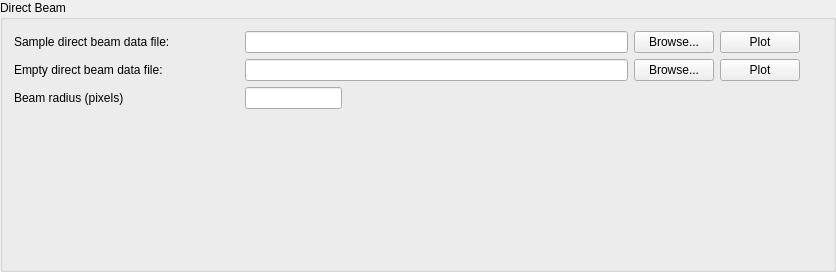
<?xml version="1.0" encoding="UTF-8"?>
<ui version="4.0">
 <class>GroupBox</class>
 <widget class="QGroupBox" name="GroupBox">
  <property name="geometry">
   <rect>
    <x>0</x>
    <y>0</y>
    <width>836</width>
    <height>272</height>
   </rect>
  </property>
  <property name="windowTitle">
   <string>GroupBox</string>
  </property>
  <property name="title">
   <string>Direct Beam</string>
  </property>
  <layout class="QVBoxLayout" name="verticalLayout">
   <item>
    <layout class="QGridLayout" name="gridLayout">
     <property name="rightMargin">
      <number>0</number>
     </property>
     <property name="spacing">
      <number>6</number>
     </property>
     <item row="0" column="0">
      <widget class="QLabel" name="label">
       <property name="sizePolicy">
        <sizepolicy hsizetype="Fixed" vsizetype="Preferred">
         <horstretch>0</horstretch>
         <verstretch>0</verstretch>
        </sizepolicy>
       </property>
       <property name="minimumSize">
        <size>
         <width>205</width>
         <height>0</height>
        </size>
       </property>
       <property name="text">
        <string>Sample direct beam data file:</string>
       </property>
      </widget>
     </item>
     <item row="0" column="2">
      <widget class="QLineEdit" name="sample_edit">
       <property name="minimumSize">
        <size>
         <width>300</width>
         <height>0</height>
        </size>
       </property>
       <property name="maximumSize">
        <size>
         <width>16777215</width>
         <height>16777215</height>
        </size>
       </property>
       <property name="toolTip">
        <string>Enter a valid data file path.</string>
       </property>
      </widget>
     </item>
     <item row="0" column="3">
      <widget class="QPushButton" name="sample_browse">
       <property name="sizePolicy">
        <sizepolicy hsizetype="Fixed" vsizetype="Fixed">
         <horstretch>0</horstretch>
         <verstretch>0</verstretch>
        </sizepolicy>
       </property>
       <property name="toolTip">
        <string>Click to browse.</string>
       </property>
       <property name="text">
        <string>Browse...</string>
       </property>
      </widget>
     </item>
     <item row="1" column="0">
      <widget class="QLabel" name="label_2">
       <property name="sizePolicy">
        <sizepolicy hsizetype="Fixed" vsizetype="Preferred">
         <horstretch>0</horstretch>
         <verstretch>0</verstretch>
        </sizepolicy>
       </property>
       <property name="text">
        <string>Empty direct beam data file:</string>
       </property>
      </widget>
     </item>
     <item row="1" column="2">
      <widget class="QLineEdit" name="direct_edit">
       <property name="minimumSize">
        <size>
         <width>300</width>
         <height>0</height>
        </size>
       </property>
       <property name="maximumSize">
        <size>
         <width>16777215</width>
         <height>16777215</height>
        </size>
       </property>
       <property name="toolTip">
        <string>Enter a valid data file path.</string>
       </property>
      </widget>
     </item>
     <item row="1" column="3">
      <widget class="QPushButton" name="direct_browse">
       <property name="sizePolicy">
        <sizepolicy hsizetype="Fixed" vsizetype="Fixed">
         <horstretch>0</horstretch>
         <verstretch>0</verstretch>
        </sizepolicy>
       </property>
       <property name="toolTip">
        <string>Click to browse.</string>
       </property>
       <property name="text">
        <string>Browse...</string>
       </property>
      </widget>
     </item>
     <item row="2" column="2">
      <widget class="QLineEdit" name="beam_radius_edit">
       <property name="sizePolicy">
        <sizepolicy hsizetype="Fixed" vsizetype="Fixed">
         <horstretch>0</horstretch>
         <verstretch>0</verstretch>
        </sizepolicy>
       </property>
       <property name="maximumSize">
        <size>
         <width>97</width>
         <height>16777215</height>
        </size>
       </property>
       <property name="toolTip">
        <string>Radius of the beam in pixels.</string>
       </property>
      </widget>
     </item>
     <item row="2" column="0">
      <widget class="QLabel" name="label_3">
       <property name="sizePolicy">
        <sizepolicy hsizetype="Fixed" vsizetype="Preferred">
         <horstretch>0</horstretch>
         <verstretch>0</verstretch>
        </sizepolicy>
       </property>
       <property name="text">
        <string>Beam radius (pixels)</string>
       </property>
      </widget>
     </item>
     <item row="0" column="5">
      <spacer name="horizontalSpacer">
       <property name="orientation">
        <enum>Qt::Horizontal</enum>
       </property>
       <property name="sizeType">
        <enum>QSizePolicy::Fixed</enum>
       </property>
       <property name="sizeHint" stdset="0">
        <size>
         <width>22</width>
         <height>20</height>
        </size>
       </property>
      </spacer>
     </item>
     <item row="0" column="1">
      <spacer name="horizontalSpacer_2">
       <property name="orientation">
        <enum>Qt::Horizontal</enum>
       </property>
       <property name="sizeType">
        <enum>QSizePolicy::Fixed</enum>
       </property>
       <property name="sizeHint" stdset="0">
        <size>
         <width>20</width>
         <height>20</height>
        </size>
       </property>
      </spacer>
     </item>
     <item row="0" column="4">
      <widget class="QPushButton" name="sample_plot">
       <property name="minimumSize">
        <size>
         <width>0</width>
         <height>0</height>
        </size>
       </property>
       <property name="maximumSize">
        <size>
         <width>16777215</width>
         <height>16777215</height>
        </size>
       </property>
       <property name="toolTip">
        <string>Click to plot data 2D data.</string>
       </property>
       <property name="text">
        <string>Plot</string>
       </property>
      </widget>
     </item>
     <item row="1" column="4">
      <widget class="QPushButton" name="direct_plot">
       <property name="minimumSize">
        <size>
         <width>0</width>
         <height>0</height>
        </size>
       </property>
       <property name="maximumSize">
        <size>
         <width>85</width>
         <height>27</height>
        </size>
       </property>
       <property name="toolTip">
        <string>Click to plot data 2D data.</string>
       </property>
       <property name="text">
        <string>Plot</string>
       </property>
      </widget>
     </item>
    </layout>
   </item>
   <item>
    <spacer name="verticalSpacer">
     <property name="orientation">
      <enum>Qt::Vertical</enum>
     </property>
     <property name="sizeType">
      <enum>QSizePolicy::Expanding</enum>
     </property>
     <property name="sizeHint" stdset="0">
      <size>
       <width>20</width>
       <height>40</height>
      </size>
     </property>
    </spacer>
   </item>
  </layout>
 </widget>
 <resources/>
 <connections/>
</ui>
